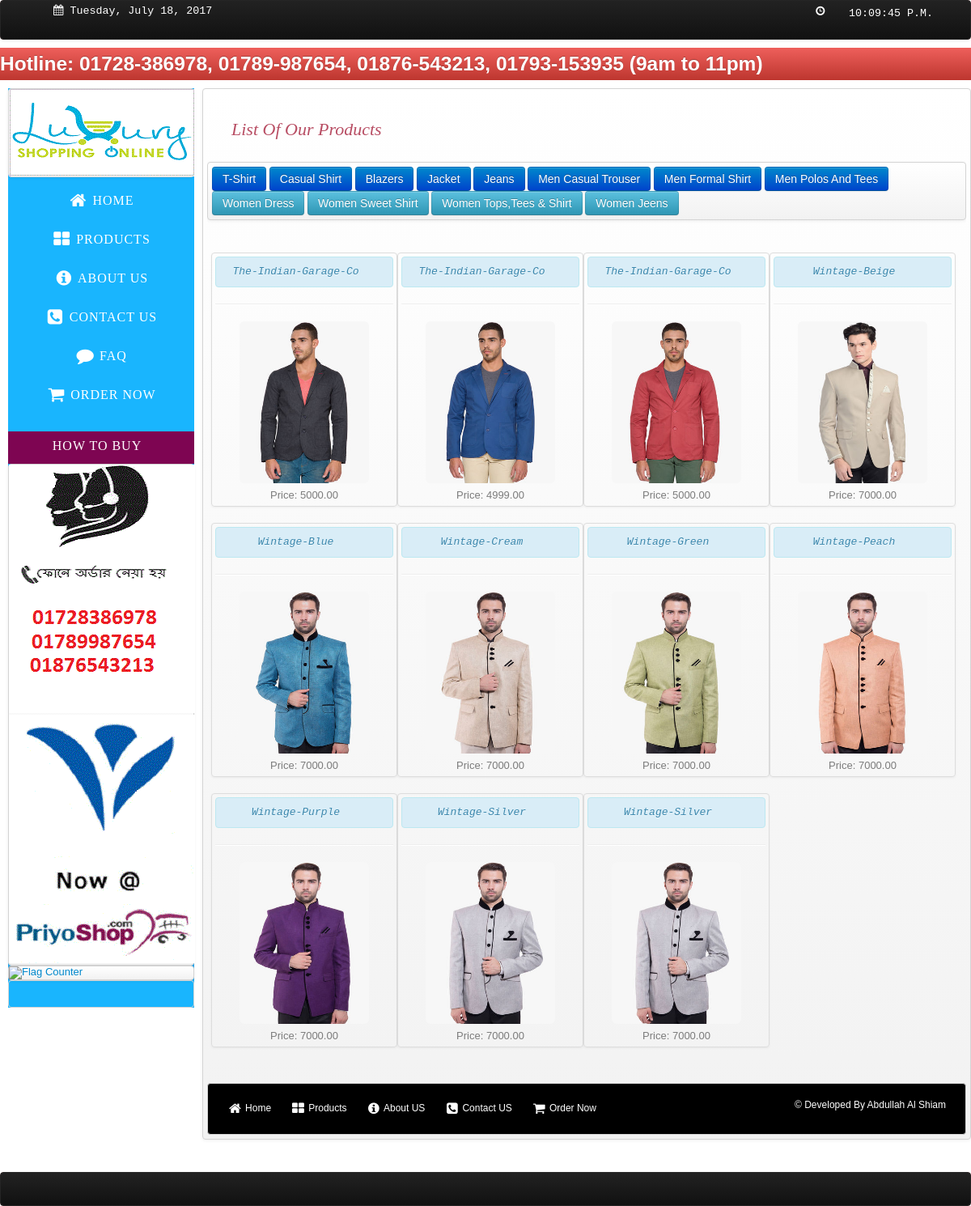
The app's page /blazers.php with its own data.
### tables this page shows
CREATE TABLE `tb_products` (
  `productID` int(11) NOT NULL,
  `name` varchar(500) NOT NULL,
  `description` varchar(500) NOT NULL,
  `category` varchar(200) NOT NULL,
  `originated` varchar(500) NOT NULL,
  `price` double(11,2) NOT NULL,
  `quantity` int(11) NOT NULL,
  `location` varchar(500) NOT NULL
);

### blazers.php (the view, shortened to what this page needs)
<?php include('header.php'); ?>
<?php include('admin/connect.php'); ?>
<body>
    <?php
    include('navtop.php');
    ?>
    <div id="background">
        <div id="page">
            <?php include ('nav_sidebar.php');?>
            <div id="content">
                <div class="hero-unit-table">
                    <div id="body">
                        <h3>List of Our Products</h3>
                        <p>
                        <?php include ('product_menu.php');?>
                        </p>
                        <ul class="thumbnails">
                            <?php
                            $query = mysqli_query($dbcon,"select * from tb_products WHERE category = 'Blazers'") or die(mysqli_error());
                            while ($row = mysqli_fetch_array($query)) {
                                $id = $row['productID'];
                                ?>
                                <li class="span3">
                                    <div class="thumbnail">
                                        <div class="alert alert-info"><div class="font1"><?php echo $row['name']; ?></div></div>
                                        <hr>
                                        <a  href="#<?php echo $id; ?>"   data-toggle="modal"><img src="admin/<?php echo $row['location'] ?>" class="img-rounded" alt="" width="160" height="200"></a>
                                        <p>
                                            <p> Price: <?php echo $row['price']; ?></p>
                                        </p>
                                    </div>
                                </li>
                            <?php } ?>
                        </ul>
                    </div>
                    <div id="footer">
                        <?php include('footer.php'); ?>
                    </div>
                </div>
            </div>
        </div>
    </div>
    <?php
    include('footer_bottom.php');
    ?>
</body>
</html>

### header.php (shortened to what this page needs)
<!DOCTYPE html>
<html lang="en">
    <head>
        <link href="admin/css/bootstrap.css" rel="stylesheet" type="text/css" media="screen">
        <link href="admin/css/bootstrap-responsive.css" rel="stylesheet" type="text/css" media="screen">
        <link href="css/font-awesome.min.css" rel="stylesheet" type="text/css" media="screen">
        <link rel="stylesheet" type="text/css" href="css/DT_bootstrap.css">
        <link rel="stylesheet" href="css/style.css" type="text/css">
		<link href="jquery-ui.css" rel="stylesheet">
		<link href="css/magiczoomplus.css" rel="stylesheet" type="text/css" media="screen"/>
    </head>
    <link rel="stylesheet" href="admin/themes/default/default.css" type="text/css" media="screen" />
    <link rel="stylesheet" href="admin/themes/light/light.css" type="text/css" media="screen" />
    <link rel="stylesheet" href="admin/themes/dark/dark.css" type="text/css" media="screen" />
    <link rel="stylesheet" href="admin/themes/bar/bar.css" type="text/css" media="screen" />
    <link rel="stylesheet" href="admin/css/nivo-slider.css" type="text/css" media="screen" />

### navtop.php (shortened to what this page needs)
<div class="navbar navbar-inverse">
     <div class="navbar-inner">
         <div class="pull-right">
             <form name="clock">
                 <i id="clock" class="icon-time"></i>
                 <input  class="span2" id="trans" type="submit"  name="face" value="">
             </form>
         </div>
         <div class="date">
             <i class="icon-calendar " id="clock"></i>
             <?php
             $Today = date('y:m:d');
             $new = date('l, F d, Y', strtotime($Today));
             echo $new;
             ?>
         </div>
     </div>
 </div>
 <marquee><h3 class="btn-danger">Hotline: 01728-386978, 01789-987654, 01876-543213, 01793-153935 (9am to 11pm)</h3></marquee>

### nav_sidebar.php
<div id="sidebar" class = "pull-left">
                 <div class="hero-unit-table">
                <a href="#" class="logo"><img src="images/logo.gif" alt=""></a>
                </div>
                <ul>
                    <li class="">
                        <span><a href="index.php" ><i class="icon-home icon-large"></i> Home</a></span>
                    </li>
                    <li>
                        <span><a href="tshirt.php"><i class=" icon-th-large icon-large"></i> Products</a></span>
                    </li>
                    <li>
                        <span><a href="about.php"><i class="icon-info-sign icon-large"></i> About US</a></span>
                    </li>
					  <li>
                        <span><a href="contact.php"><i class="icon-phone-sign icon-large"></i> Contact US</a></span>
                    </li>
					 <li>
                        <span><a href="faq.php"><i class="icon-comment icon-large"></i> FAQ </a></span>
                    </li>
					  <li>
                        <span><a href="order.php"><i class="icon-shopping-cart icon-large"></i> Order Now</a></span>
                    </li>
                    <li>
                    <div class="order">
                    <a href="how_to_buy.php"><p class="p">How To Buy</p></a>
                    </div>
                    </li>
                </ul>
                <?php include('sidebar.php'); ?>
                <div class="newsletter">
                </div>
            </div>

### sidebar.php
<div class="contact">
                       <div class="hero-unit-table">
                       <img src="img/call_order.gif">
                       <img src="img/s.gif">
                       </div>
                      <div class="hero-unit-table">
       <a href="http://s11.flagcounter.com/more/7IN"><img src="http://s11.flagcounter.com/count2/7IN/bg_FFFFFF/txt_000000/border_CCCCCC/columns_2/maxflags_10/viewers_0/labels_0/pageviews_0/flags_0/percent_0/" alt="Flag Counter"  width="100%"></a>
                             </div>
                              </div>

### product_menu.php
 <div class="hero-unit-table">
        <a href = "tshirt.php" name = "" class = "btn btn-primary">T-Shirt</a>
	    <a href = "casual_shirt.php" name = "" class = "btn btn-primary">Casual Shirt</a>
		<a href = "blazers.php" name = "" class = "btn btn-primary">Blazers</a>
		<a href = "jacket.php" name = "" class = "btn btn-primary">Jacket</a>
		<a href = "jeans.php" name = "" class = "btn btn-primary">Jeans</a>
		<a href = "men_casual_trousers.php" name = "" class = "btn btn-primary">Men Casual Trouser</a>
		  <a href = "men_formal_shirt.php" name = "" class = "btn btn-primary">Men Formal Shirt</a>
		<a href = "men_polos_and_tees.php" name = "" class = "btn btn-primary">Men Polos And Tees</a> <br>
		<a href = "women_dress.php" name = "" class = "btn btn-info">Women Dress</a>
		<a href = "women_shirt.php" name = "" class = "btn btn-info">Women Sweet Shirt</a>
        <a href = "women_tops_tees.php" name = "" class = "btn btn-info">Women Tops,Tees & Shirt</a>
        <a href = "women_trouser_jeens.php" name = "" class = "btn btn-info">Women Jeens</a>
</div>

### footer.php
<ul>
    <li class="">
                        <span><a href="index.php" ><i class="icon-home icon-large"></i> Home</a></span>
                    </li>
                    <li>
                        <span><a href="school.php"><i class=" icon-th-large icon-large"></i> Products</a></span>
                    </li>
                    <li>
                        <span><a href="about.php"><i class="icon-info-sign icon-large"></i> About US</a></span>
                    </li>
                    <li>
                        <span><a href="contact.php"><i class="icon-phone-sign icon-large"></i> Contact US</a></span>
                    </li>
                    <li>
                        <span><a href="order.php"><i class="icon-shopping-cart icon-large"></i> Order Now</a></span>
                    </li>
</ul>
<p>
             <a href="">&copy;  Developed by Abdullah Al Shiam</a>
</p>

### footer_bottom.php
<div class="navbar1 navbar-inverse">
    <div class="navbar-inner">
    </div>
</div>

### css/style.css (style rules this page uses)
body { background: #fff; font-family: Arial, Helvetica, sans-serif; font-size: 13px; line-height: 1; margin: 0; min-width: 960px; padding: 0; }
#background { margin: 0; padding: 0; }
#page { margin: 0 auto; overflow: hidden; padding: 0 10px; width: 1200px; }
#sidebar { background: #19B5FE; float: left; margin: 0 10px 0 0; padding: 0; width: 230px; }
#sidebar .order { background: #7E0552; float: left; margin: 8px 0 0 -10px; padding:0; width: 230px; text-align: center; text-decoration: none; text-transform: uppercase; }
#sidebar .order .p { margin: 8px 0 0 -10px; padding:0; text-align: center; text-decoration: none; }
#sidebar a.logo { display: block; margin: 0; padding: 0; }
#sidebar a.logo img { border:0; display: block; }
#sidebar div { margin: 0; padding: 0; height: 200%; }
#sidebar ul { margin: 0; padding: 0; }
#sidebar ul li { list-style: none; margin: 0; padding: 0; }
#sidebar > ul { padding: 18px 10px 0; }
#sidebar > ul li { height: 20px; margin: 0 0 28px; text-align: center; }
#sidebar > ul li a { color: white; font-family: Georgia, serif; font-size: 16px; height: 22px; letter-spacing: 1px; margin: 0; padding: 0; text-decoration: none; text-transform: uppercase; width: auto; }
#sidebar .contact { background: #22A7F0; }
#sidebar .newsletter { padding: 14px 0 18px; border: 1px solid #d4d4d4; -webkit-border-radius: 4px; -moz-border-radius: 4px; border-radius: 4px; }
#content { background: #fff; float: left; margin: 0; padding: 0; width: 950px; }
#content #body { margin: 0; overflow: hidden; padding: 0 0 24px; }
#content #body p { color: #7c7c7c; font-size: 13px; line-height: 18px; margin: 0; padding: 0; }
#footer { background: #b84e64; }
#content #body > h3 { color: #b84e64; font-family: Georgia, serif; font-size: 22px; font-style: italic; font-weight: normal; margin: 0; padding: 25px 0 20px 30px; text-transform: capitalize; }
#content #body > p { padding: 0 80px 0 40px; }
#content #body > ul { margin: 0; overflow: hidden; padding: 10px 5px 0; }
#content #body > ul li { float: left; list-style: none; margin: 0; padding: 0 0 20px; text-align: center; width: 230px; }
#content #body > ul li p { text-align: center; padding: 0 25px; }
#footer { background:black; margin: 0; padding: 20px 0; border: 1px solid #d4d4d4; -webkit-border-radius: 4px; -moz-border-radius: 4px; border-radius: 4px; color: white; }
#footer a { color: white; font-size: 12px; text-align: center; text-decoration: none; text-transform: capitalize; }
#footer ul { display: inline-block; margin: 0; overflow: hidden; padding: 0; }
#footer ul li { float: left; list-style: none; margin: 0 0 0 24px; padding: 0; }
#footer p { color: #6e7492; font-size: 12px; float: right; margin: 0 24px 0 0; padding: 0; }

### records on screen
tb_products: name "The-Indian-Garage-Co", location (picture), price "5000.00"
tb_products: name "The-Indian-Garage-Co", location (picture), price "4999.00"
tb_products: name "The-Indian-Garage-Co", location (picture), price "5000.00"
tb_products: name "Wintage-Beige", location (picture), price "7000.00"
tb_products: name "Wintage-Blue", location (picture), price "7000.00"
tb_products: name "Wintage-Cream", location (picture), price "7000.00"
tb_products: name "Wintage-Green", location (picture), price "7000.00"
tb_products: name "Wintage-Peach", location (picture), price "7000.00"
tb_products: name "Wintage-Purple", location (picture), price "7000.00"
tb_products: name "Wintage-Silver", location (picture), price "7000.00"
tb_products: name "Wintage-Silver", location (picture), price "7000.00"
